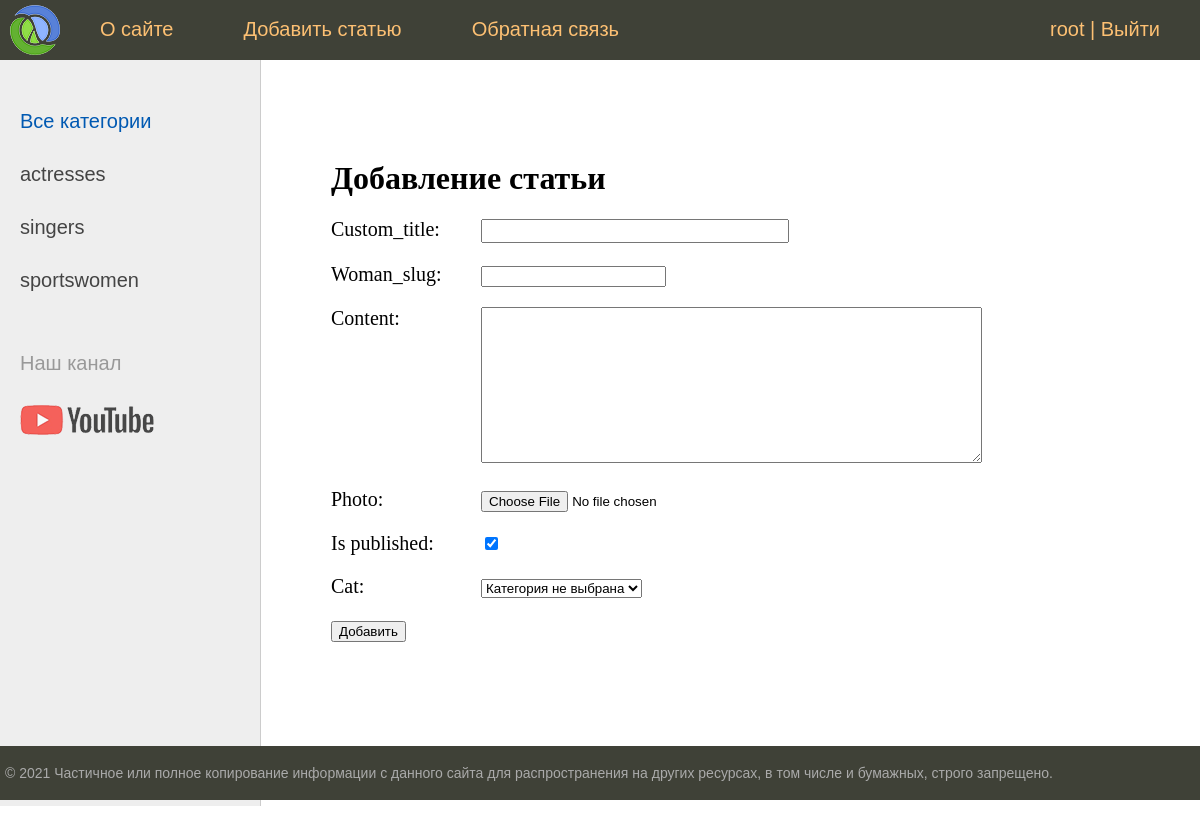
Screenshot of /addpage/ (signed in) with the database file from the repository.
### women/models.py (models this page shows)
class Category(models.Model):
    name = models.CharField(max_length=100, db_index=True, verbose_name='Categorie')
    slug = models.SlugField(max_length=255, verbose_name='category_clug')
    def __str__(self):
        return self.name
    def get_absolute_url(self):
        return reverse('category', kwargs={'cat_slug': self.slug})
    class Meta:
        verbose_name = 'Categories'
        verbose_name_plural = 'Categories'
        ordering = ['id']

### women/views.py (the view)
# urls.py: path('addpage/', AddPage.as_view(), name='add_page'),
class AddPage(LoginRequiredMixin, DataMixin, CreateView):
    form_class = AddPostForm
    template_name = 'women/addpage.html'
    success_url = reverse_lazy('home')
    login_url = reverse_lazy('home')
    raise_exception = True
    def get_context_data(self, *, object_list=None, **kwargs):
        context = super().get_context_data(**kwargs)
        c_def = self.get_user_context(title="Добавление статьи")
        return {**context, **c_def}

### women/forms.py (shortened to what this page needs)
class AddPostForm(forms.ModelForm):
    def __init__(self, *args, **kwargs):
        super().__init__(*args, **kwargs)
        self.fields['cat'].empty_label = "Категория не выбрана"
    class Meta:
        model = Women
        fields = ['title', 'slug', 'content', 'photo', 'is_published', 'cat']
        widgets = {
            'title': forms.TextInput(attrs={'class': 'form-input'}),
            'content': forms.Textarea(attrs={'cols': 60, 'rows': 10}),
        }

### women/utils.py (called while the page is built)
    def get_user_context(self, **kwargs):
        context = kwargs
        cats = Category.objects.annotate(Count('women'))
        user_menu = menu.copy()
        if not self.request.user.is_authenticated:
            user_menu.pop(1)
        context['menu'] = user_menu
        context['cats'] = cats
        if 'cat_selected' not in context:
            context['cat_selected'] = 0
        return context

### women/templates/women/addpage.html (shortened to what this page needs)
{% extends 'women/base.html' %}
{% block content %}
<h1>{{title}}</h1>
<form action="{% url 'add_page' %}" method="post" enctype="multipart/form-data">
{% for f in form %}
<p><label class="form-label" for="{{ f.id_for_label }}">{{f.label}}: </label>{{ f }}</p>
{% endfor %}
    <button type="submit">Добавить</button>
</form>
{% endblock %}

### women/templates/women/base.html (shortened to what this page needs)
{% load static %}
{% load women_tags %}
<!DOCTYPE html>
<html>
<head>
	<link type="text/css" href="{% static 'women/css/styles.css' %}" rel="stylesheet" />
</head>
<body>
<table class="table-page" border=0 cellpadding="0" cellspacing="0">
<tr><td valign=top>
{% block mainmenu %}
		<div class="header">
			<ul id="mainmenu" class="mainmenu">
			<li class="logo"><a href="{% url 'home' %}"><div class="logo"></div></a></li>
				{% for m in menu %}
							<li><a href="{% url m.url_name %}">{{m.title}}</a></li>
				{% endfor %}
				{% if request.user.is_authenticated %}
				<li class="last"> {{user.username}} | <a href="{% url 'logout' %}">Выйти</a></li>
				{% else %}
				<li class="last"><a href="{% url 'register' %}">Регистрация</a> | <a href="{% url 'login' %}">Войти</a></li>
				{% endif %}
			</ul>
		</div>
{% endblock mainmenu %}
<table class="table-content" border=0 cellpadding="0" cellspacing="0">
<tr>
	<td valign="top" class="left-chapters">
	<ul id="leftchapters">
{% if cat_selected == 0 %}
		<li class="selected">Все категории</li>
{% else %}
		<li><a href="{% url 'home' %}">Все категории</a></li>
{% endif %}
{% for c in cats %}
{% if c.women__count > 0 %}
	{% if c.pk == cat_selected %}
		<li class="selected">{{c.name}}</li>
	{% else %}
		<li><a href="{{ c.get_absolute_url }}">{{c.name}}</a></li>
	{% endif %}
{% endif %}
{% endfor %}
		<li class="share">
		<p>Наш канал</p>
		<a class="share-yt" href="https://www.youtube.com/channel/UClJzWfGWuGJL2t-3dYKcHTA/playlists" target="_blank" rel="nofollow"></a>
		</li>
	</ul>
</td>
<td valign="top" class="content">
	<div class="content-text">
{% block content %}
{% endblock %}
	</div>
</td></tr></table>
</td></tr>
<tr><td valign=top>
	<div id="footer">
		<p>&copy; 2021 Частичное или полное копирование информации с данного сайта для распространения на других ресурсах, в том числе и бумажных, строго запрещено.</p>
	</div>
</td></tr></table>
</body>
</html>

### women/static/women/css/styles.css (style rules this page uses)
html, body { font-family: 'Arial'; margin: 0; padding: 0; height: 100%; width: 100%; color: #444; }
a { color: #0059b2; text-decoration: none; }
.table-page { width: 100%; height: 100%; vertical-align: top; }
.table-page tr { height: 100%; }
.header { background: #3F4137; height: 60px; }
.logo { background: url('../images/logo.png') no-repeat 10px 5px; width: 70px; height: 60px; }
ul.mainmenu { list-style: none; margin: 0; padding: 0; height: 60px; color: #fdc073; font-size: 20px; overflow: hidden; }
ul.mainmenu li { float: left; margin: 18px 40px 0 30px; }
ul.mainmenu li.logo { margin: 0; }
ul.mainmenu li.last { float: right; }
ul.mainmenu li a { color: #fdc073; text-decoration: none; }
.table-content { width: 100%; min-height: 100%; height: 100%; }
.left-chapters { margin: 0; background: #eee; border-right: 1px solid #ccc; min-height: 100%; }
.left-chapters ul { width: 230px; min-height: 100%; margin: 0; padding: 20px 10px 10px 20px; list-style: none; font-size: 20px; }
.left-chapters ul li { margin: 30px 0 0 0; color: #999; }
.left-chapters ul li.selected { color: #0059b2; }
.left-chapters ul li a { color: #444; text-decoration: none; }
.left-chapters ul li.share { margin: 60px 0 0 0; }
.left-chapters ul li.share p { margin: 30px 0 30px 0; }
.left-chapters ul li.share a { display: inline-block; width: 40px; height: 40px; margin: 0 20px 0 0; }
.left-chapters ul li.share a.share-yt { width: 100%; height: 30px; background: url('../images/share_yt.png') no-repeat 0 0 }
.content { padding: 40px 20px 20px 40px; width: 100%; box-sizing: border-box; }
.content-text { margin: 60px 0 0 30px; color: #000; font-size: 20px; font-family: Yandex Sans Display Light; }
.content-text h1 { font-size: 32px; }
#footer { box-sizing: border-box; background: #3F4137; padding: 5px; color: #aaa; font-size: 14px; font-family: Verdana, Geneva, Arial, Helvetica; text-align: left; overflow: hidden; }
.form-input { width: 300px; font-size: 16px; }
.form-label { display: inline-block; min-width: 150px; vertical-align: top; }

### rows the page displays
Category: name "actresses"
Category: name "singers"
Category: name "sportswomen"

### other values shown
{{ m.title }} "О сайте" "Добавить статью" "Обратная связь"
{{ user.username }} "root"
{{ title }} "Добавление статьи"
{{ f.label }} "Custom_title" "Woman_slug" "Content" "Photo" "Is published" "Cat"
